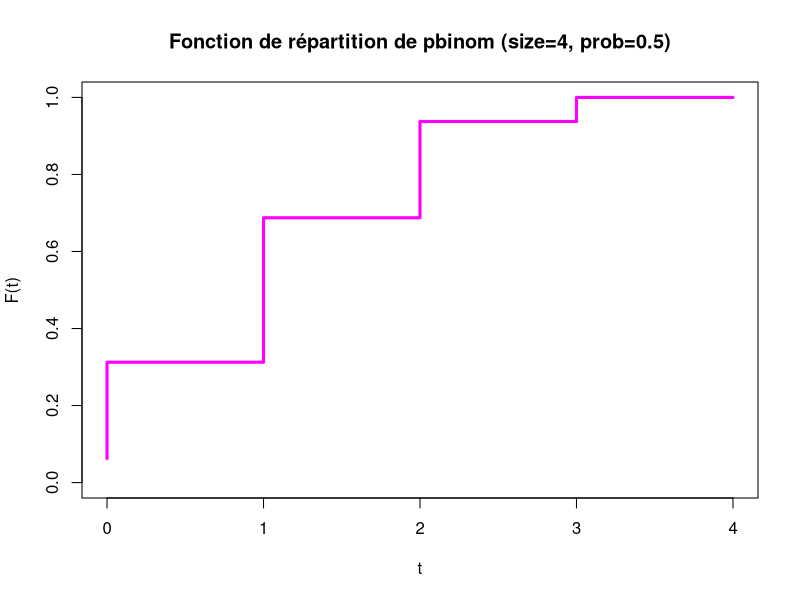
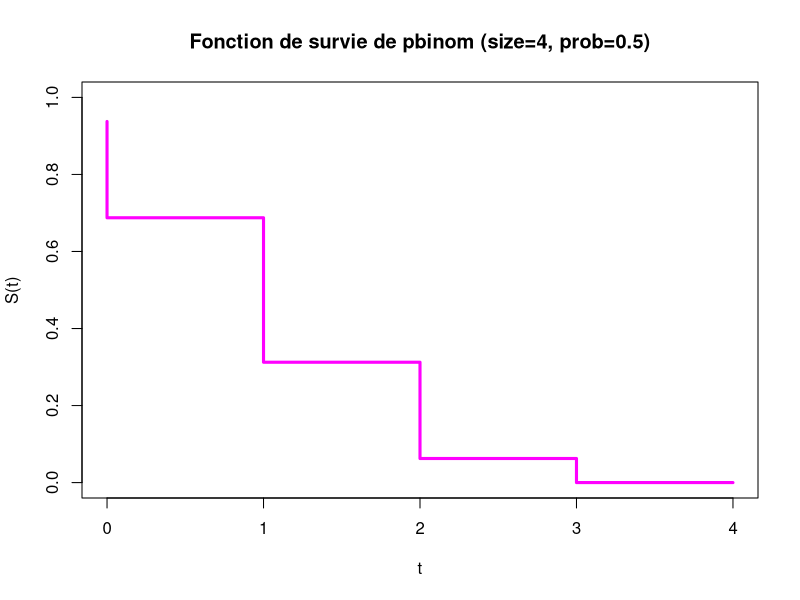
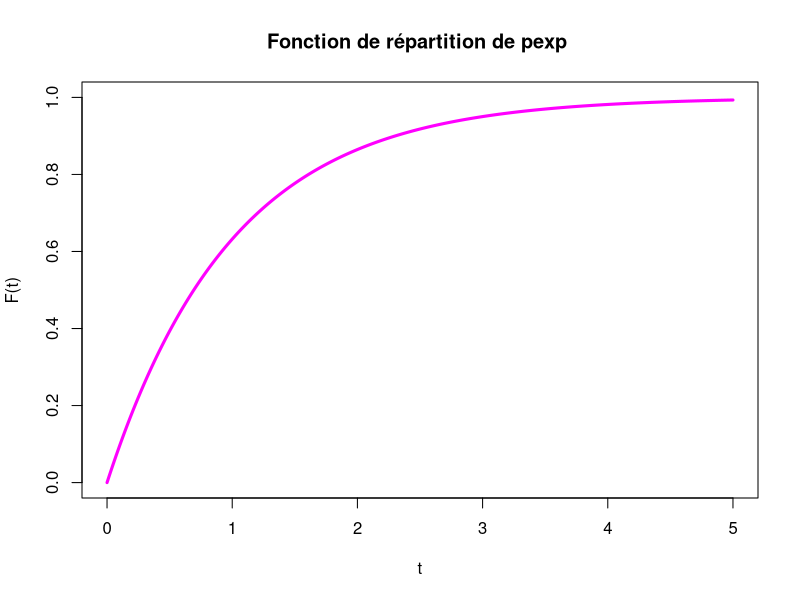
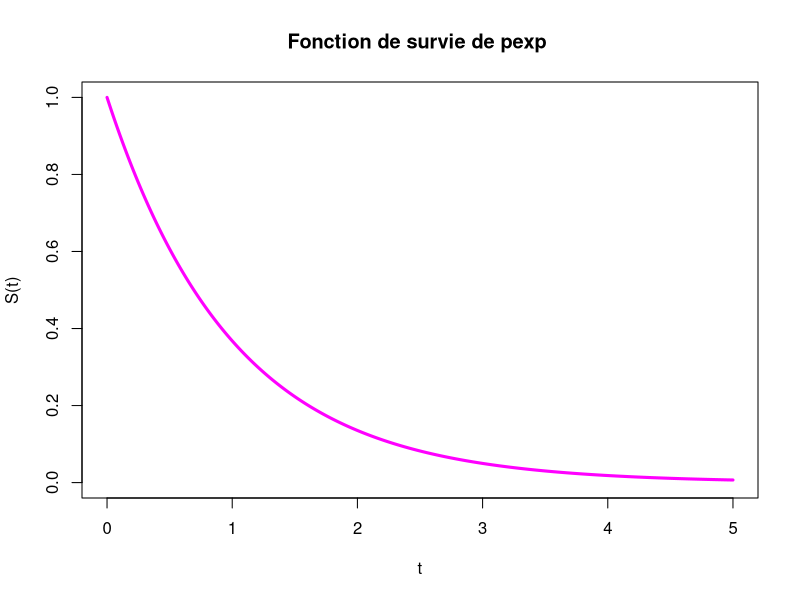
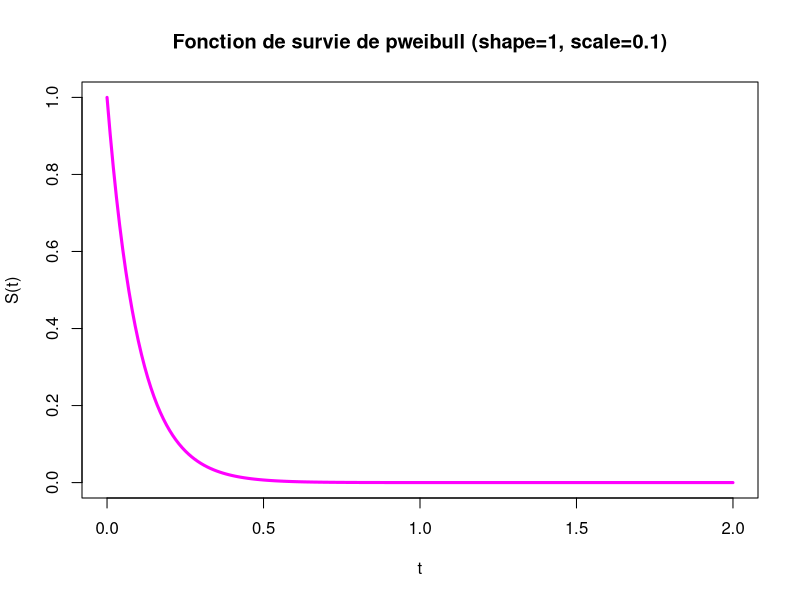
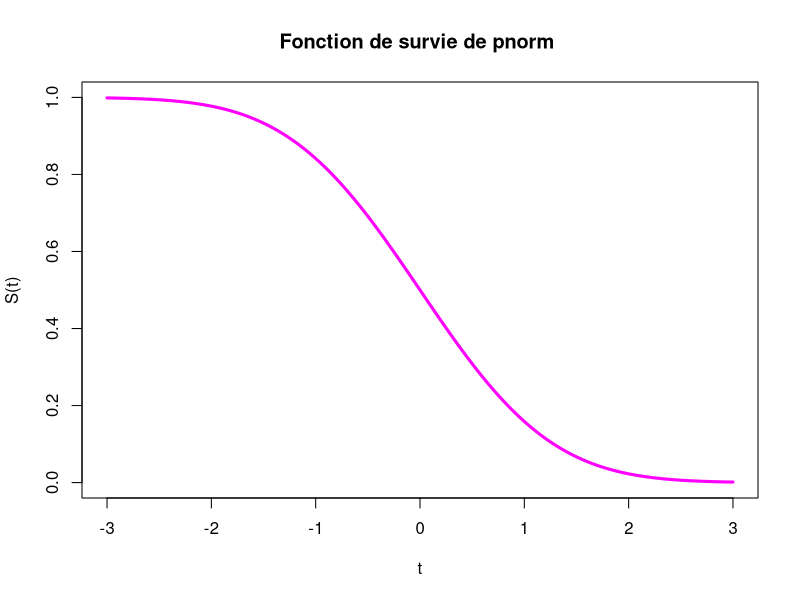
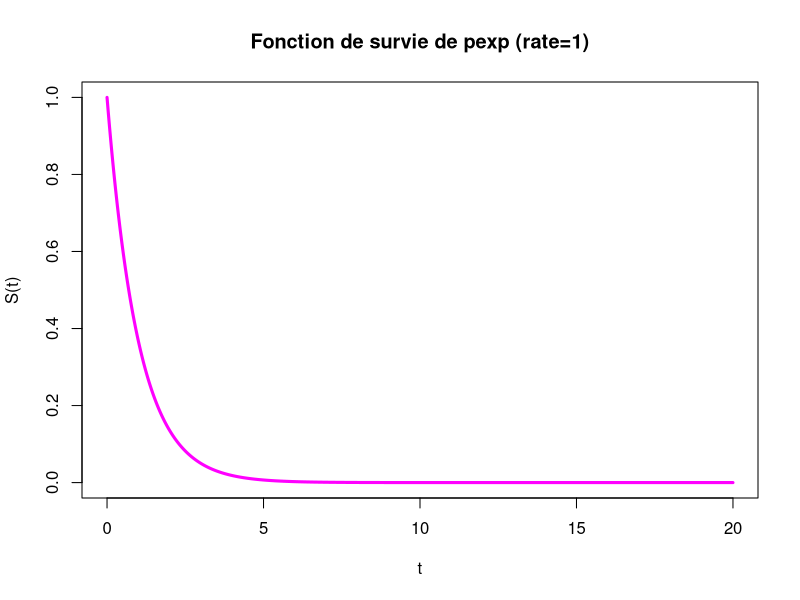
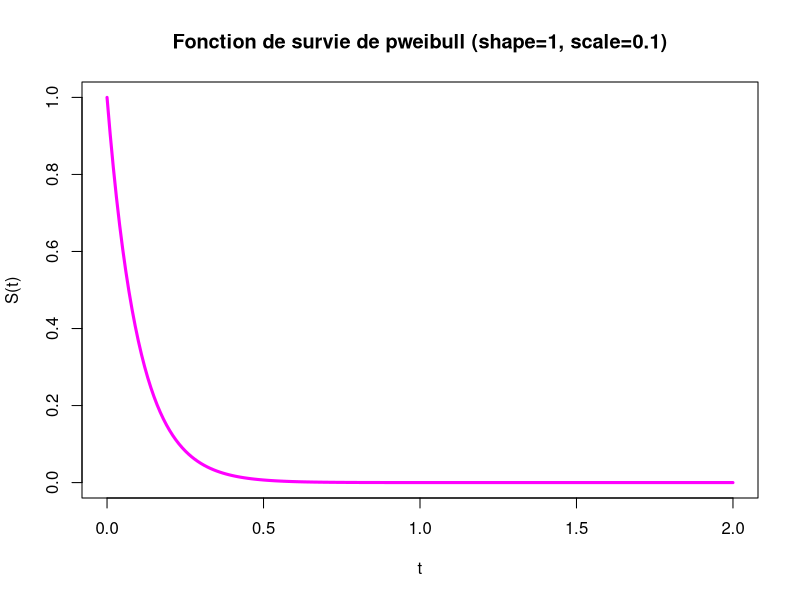

Source code (R) for these figures, in order:
fonction_cumul <- function(loi, t, ...) {
  return(loi(t, ...))
}

plot_fonction_cumul <- function(loi, intervalle, type = "l", ...) {
  # Récupérer les paramètres supplémentaires
  params <- list(...)
  
  # Calcul de la fonction de répartition
  F <- fonction_cumul(loi, intervalle, ...)
  
  # Construire le titre dynamique
  titre <- paste("Fonction de répartition de",
                 deparse(substitute(loi)),
                 if (length(params) > 0) paste0("(",
                                                paste(names(params), params, sep = "=", collapse = ", "),
                                                ")"))
  
  # Tracé
  plot(intervalle, F, type = type, col = "magenta", lwd = 3,
       main = titre,
       xlab = "t", ylab = "F(t)", ylim = c(0, 1))
}


fonction_survie <- function(loi, t, ...) {
  return(1 - fonction_cumul(loi, t, ...))
}

plot_fonction_survie <- function(survie, intervalle, type = "l", ...) {
  # Récupère les paramètres supplémentaires
  params <- list(...)
  
  # Calcule la survie
  S <- fonction_survie(survie, intervalle, ...)
  
  # Construit le titre
  titre <- paste("Fonction de survie de", 
                 deparse(substitute(survie)),
                 if (length(params) > 0) paste0("(", 
                                                paste(names(params), params, sep="=", collapse=", "), 
                                                ")"))
  
  # Trace le graphe
  plot(intervalle, S, type = type, col = "magenta", lwd = 3,
       main = titre,
       xlab = "t", ylab = "S(t)", ylim = c(0, 1))
}


# Fonction cumul d'une binomial(4,0.5)
t <- seq(0, 4, 1)
plot_fonction_cumul(pbinom, t,type="S", size = 4, prob = 0.5)
plot_fonction_survie(pbinom, t,type="S", size = 4, prob = 0.5)

# Loi exponentielle de paramètre 1
t <- seq(0, 5, 0.001)
plot_fonction_cumul(pexp, t)
plot_fonction_survie(pexp, t)

# Loi Weibull shape = alpha, scale = lambda
t <- seq(0,2,0.01)
plot_fonction_survie(pweibull,t, shape=1, scale=0.1)



# Loi normale centrée réduite
t <- seq(-3, 3, 0.01)
plot_fonction_survie(pnorm, t)

# Loi exponentielle λ=2
t <- seq(0, 20, 0.01)
plot_fonction_survie(pexp, t, rate = 1)

# Loi Weibull α=1, λ=0.1
t <- seq(0, 2, 0.01)
plot_fonction_survie(pweibull, t, shape = 1, scale = 0.1)

# Loi Weibull α=0.5, λ=0.27
t <- seq(0, 2, 0.01)
plot_fonction_survie(pweibull, t, shape = 1, scale = 0.27)

# Loi Weibull α=3, λ=0.002
t <- seq(0, 20, 0.001)
plot_fonction_survie(dweibull, t, shape = 3, scale = 0.002)

plot(t, exp(-0.002*t^3),type="l")



weib_survie <- function(t, forme = 1, échelle = 1){
  return (exp(-échelle*t^forme))
}
weib_répartion <- function(t, forme = 1, échelle = 1){
  return (1 - weib_survie(t, forme, échelle))
}

plot_fonction_survie(weib_survie, t, forme = 3, échelle = 0.002)
plot_fonction_survie(weib_survie, t, forme = 1, échelle = 0.1)
plot_fonction_survie(weib_survie, t, forme = 0.5, échelle = 0.27)

weib_risque <- function(t,forme =1, échelle = 1){
  return(échelle*forme*t^(forme-1))
}
plot_fonction_risque <- function(risque, intervalle, type="l", ...){
  # Récupère les paramètres supplémentaires
  params <- list(...) 
  
  # Calcule la survie
  R <- risque(intervalle, ...)
  
  # Construit le titre
  titre <- paste("Fonction de risque de", 
                 deparse(substitute(risque)),
                 if (length(params) > 0) paste0("(", 
                                                paste(names(params), params, sep="=", collapse=", "), 
                                                ")"))
  
  # Trace le graphe
  plot(intervalle, R, type = type, col = "magenta", lwd = 3,
       main = titre,
       xlab = "t", ylab = "R(t)", ylim = c(0, 1))
}
plot_fonction_risque(weib_risque, t, forme=3, échelle = 0.002)
